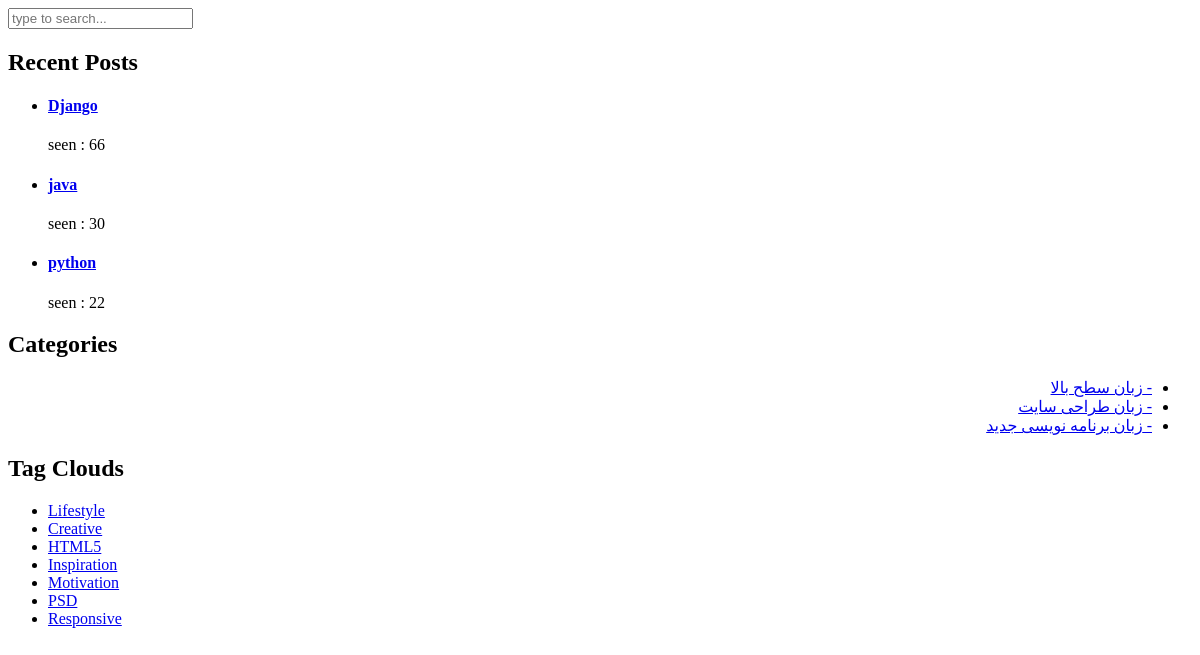
Page /sidebar on the earlier database version.
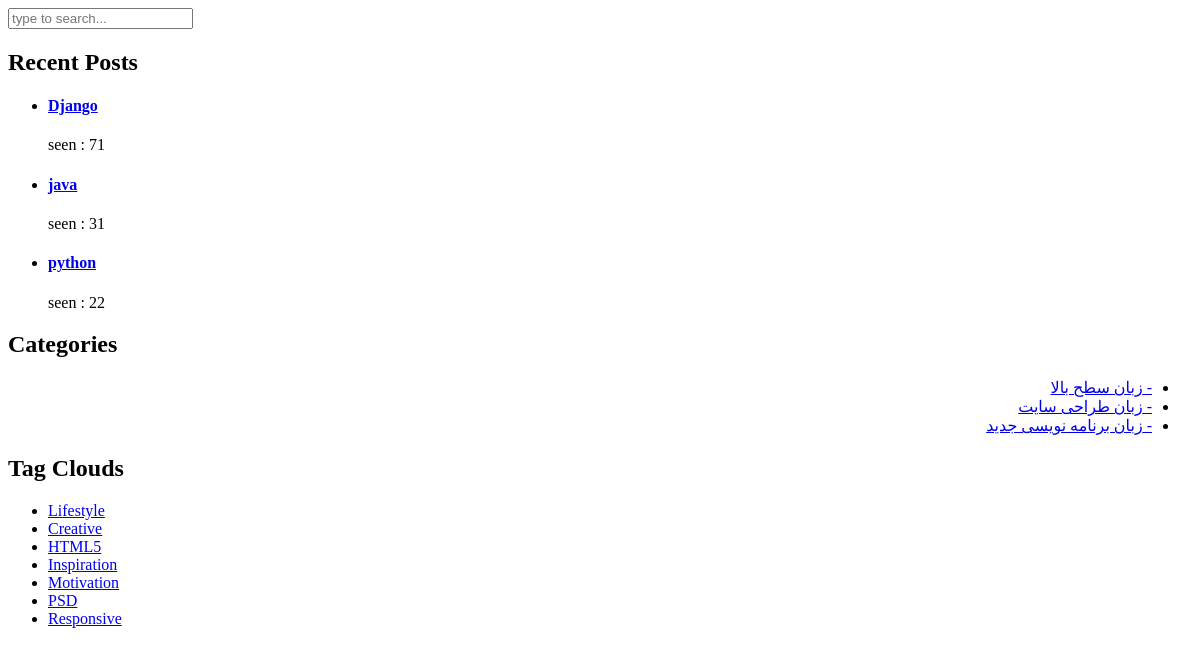
Same page on the later database version.
### blog_app/models.py (models this page shows, shortened)
class artikle(models.Model):
    author = models.ForeignKey(User,on_delete=models.CASCADE)
    title = models.CharField(max_length=30)
    body = models.TextField()
    image = models.ImageField(upload_to='images/artikels')
    created = models.DateTimeField(auto_now_add=True)
    updated = models.DateTimeField(auto_now=True)
    catg = models.ManyToManyField(category)
    slug = models.SlugField(null=True,unique=False,blank=True)
    views = models.PositiveIntegerField(default=0)
    def get_absolute_url(self):
        return reverse('blog:article_detail',kwargs={'slug':self.slug})
    class Meta:
        ordering = ('-views',)
    class Meta:
        ordering = ('-created',)

### home_app/views.py (the view)
# urls.py: path('sidebar',views.sidebar,name='sidebar_partial')]
def sidebar(request):
    data = {'name':'amir'}
    return render(request,'includes/sidebar.html',context=data)

### context_processors/context_processors.py (called while the page is built)
def recent_artikles(request):
    recent_art = artikle.objects.order_by('-views')[:3]
    return {'recent_art':recent_art}

def categori_artikles(request):
    categori = category.objects.all()
    return {'cati':categori}

### home_app/templates/includes/sidebar.html
<div class="col-lg-4">
            <div class="sidebar">
              <div class="row">
                <div class="col-lg-12">
                  <div class="sidebar-item search">
                    <form id="search_form" name="gs" method="GET" action="{% url 'blog:search_articles' %}">
                      <input type="text" name="q" class="searchText"  style="text-transform:none;" placeholder="type to search..." autocomplete="on">
                    </form>
                  </div>
                </div>
                <div class="col-lg-12">
                  <div class="sidebar-item recent-posts">
                    <div class="sidebar-heading">
                      <h2>Recent Posts</h2>
                    </div>
                    <div class="content">
                      <ul>
                        {% for j in recent_art %}
                        <li><a href="post-details.html">
                          <a href="{{j.get_absolute_url}}" class="nav-link"><h4>{{j.title}}</h4></a>
                          <span>seen : {{j.views}}</span>
                        </a></li>
                        {% endfor %}
                      </ul>
                    </div>
                  </div>
                </div>
                <div class="col-lg-12">
                  <div class="sidebar-item categories">
                    <div class="sidebar-heading">
                      <h2>Categories</h2>
                    </div>
                    <div class="content">
                      <ul dir="rtl">
                        {% for c in cati %}
                        <li><a href="{% url 'blog:categor_detail' c.id %}">- {{c.title}}</a></li>
                        {% endfor %}
                      </ul>
                    </div>
                  </div>
                </div>
                <div class="col-lg-12">
                  <div class="sidebar-item tags">
                    <div class="sidebar-heading">
                      <h2>Tag Clouds</h2>
                    </div>
                    <div class="content">
                      <ul>
                        <li><a href="#">Lifestyle</a></li>
                        <li><a href="#">Creative</a></li>
                        <li><a href="#">HTML5</a></li>
                        <li><a href="#">Inspiration</a></li>
                        <li><a href="#">Motivation</a></li>
                        <li><a href="#">PSD</a></li>
                        <li><a href="#">Responsive</a></li>
                      </ul>
                    </div>
                  </div>
                </div>
              </div>
            </div>
          </div>

Differences in the rows shown:
changed artikle "Django": views "66" → "71"
changed artikle "java": views "30" → "31"
